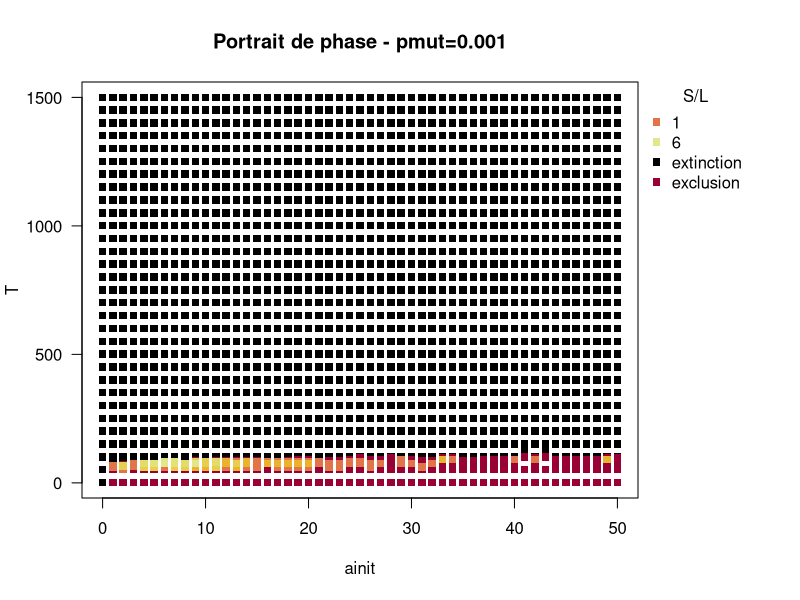

This figure's R source:
rm(list=ls())             
library(colorspace)


# | ainit | T | S/L |
data<-read.table("SimulationOutputs.csv", header = FALSE, sep = ",", dec=".")
names(data)<-c("ainit","T","result")

# Séparation des différents états du reste des données
extinction<-subset(data,data$result==-1)
exclusion<-subset(data,data$result==0)
cohabitation<-subset(data,data$result>0)
cohabitation <- cohabitation[order(cohabitation$result), ] 
n <- as.numeric(length(cohabitation$T))
c <- 1

# Echelle de couleurs
if(length(cohabitation)!=0){
color=heat_hcl(length(cohabitation$result))[rank(cohabitation$result)]
}

# Affichage
par(mar=c(5.1,4.1,4.1,8.1), xpd=TRUE)
plot(extinction$ainit,extinction$T, col='black', pch=15, cex=c, las=1, main="Portrait de phase - pmut=0.001",
     xlim=c(min(data$ainit),max(data$ainit)), ylim=c(min(data$T),max(data$T)),
     xlab="ainit", ylab="T")
points(exclusion$ainit,exclusion$T, col="#990033", pch=15, cex=c)
points(cohabitation$ainit,cohabitation$T, col=color, pch=15, cex=c)
legend("topright",title="S/L",inset=c(-0.2,0),pch=15,col=cbind(c(color[1],color[n]),c("black","#990033")),
       legend=cbind(seq(min(cohabitation$result),max(cohabitation$result),
                        length.out = 2),c("extinction","exclusion")),bty="n")
